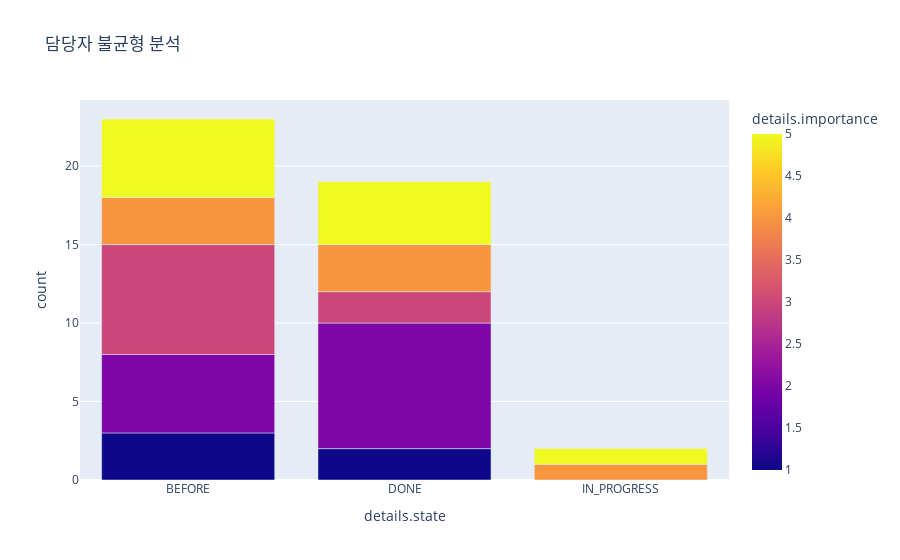

Source (notebook cell):
### Code cell
fig = px.bar(
    grouped1,
    x='details.state',
    y='count',
    color='details.importance',
    barmode='stack',
    title='담당자 불균형 분석'
)
fig.show()

### Figure 1 — Plotly figure (JSON) as saved in the notebook; plotly's stock layout.template omitted (floating-point values rounded to 4 significant figures)
{"data": [{"hovertemplate": "details.state=%{x}<br>count=%{y}<br>details.importance=%{marker.color}<extra></extra>", "legendgroup": "", "marker": {"color": [1, 2, 3, 4, 5, 1, 2, 3, 4, 5, 4, 5], "coloraxis": "coloraxis", "pattern": {"shape": ""}}, "name": "", "orientation": "v", "showlegend": false, "textposition": "auto", "type": "bar", "x": ["BEFORE", "BEFORE", "BEFORE", "BEFORE", "BEFORE", "DONE", "DONE", "DONE", "DONE", "DONE", "IN_PROGRESS", "IN_PROGRESS"], "xaxis": "x", "y": [3, 5, 7, 3, 5, 2, 8, 2, 3, 4, 1, 1], "yaxis": "y"}], "layout": {"barmode": "stack", "coloraxis": {"colorbar": {"title": {"text": "details.importance"}}, "colorscale": [[0, "#0d0887"], [0.1111, "#46039f"], [0.2222, "#7201a8"], [0.3333, "#9c179e"], [0.4444, "#bd3786"], [0.5556, "#d8576b"], [0.6667, "#ed7953"], [0.7778, "#fb9f3a"], [0.8889, "#fdca26"], [1, "#f0f921"]]}, "legend": {"tracegroupgap": 0}, "title": {"text": "담당자 불균형 분석"}, "xaxis": {"anchor": "y", "domain": [0, 1], "title": {"text": "details.state"}}, "yaxis": {"anchor": "x", "domain": [0, 1], "title": {"text": "count"}}}}
